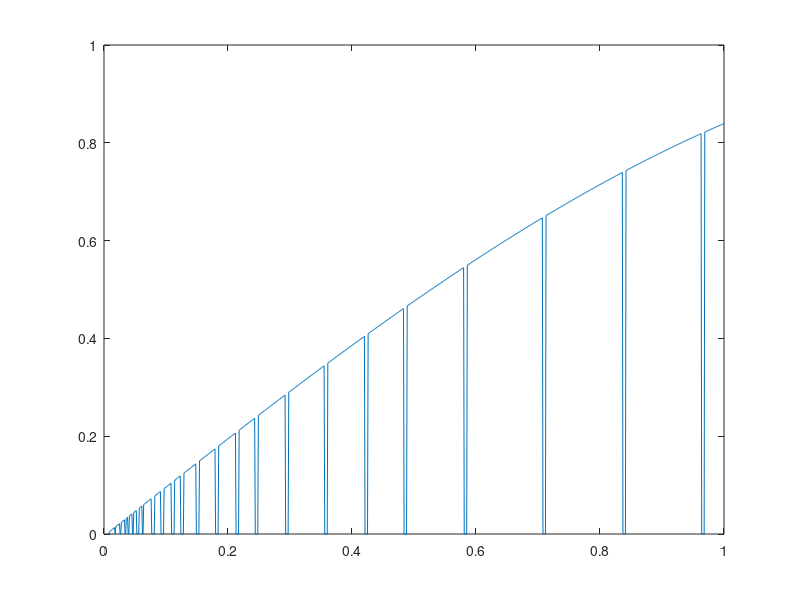
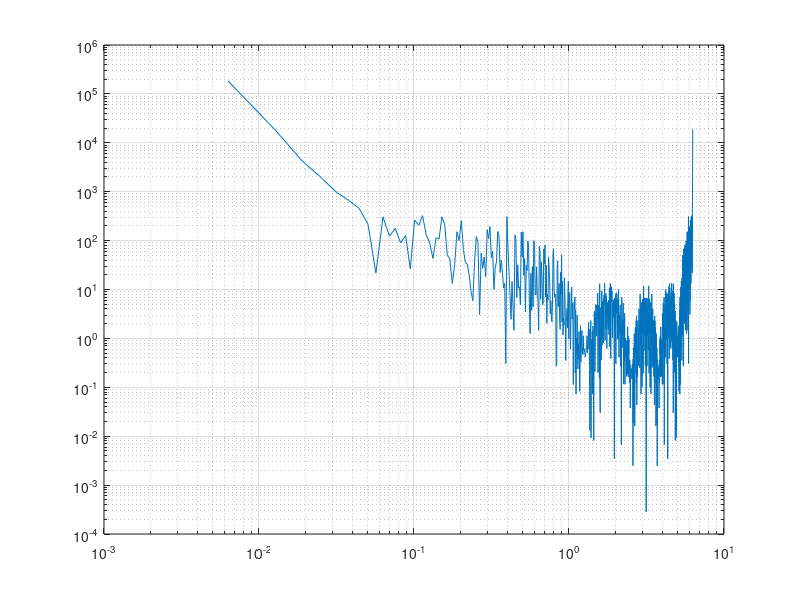

These figures' MATLAB source, in order:
clear all
close all
m1=0.001;
m2=1;
t=(5*m1*1):m1*1:m2;
x=(5*m1)*1:(5*m1)*1:m2;
wave=[];
for w=1:1:1
    a=10*rand(1,1)*rand(1,1);
    A=[];
    y=((1/(w)^(1)))*sin(((w)*x));
    A(:,1)=t;
    A(:,2)=interp1(x,y,t);
    A(:,3)=w;
    wave=vertcat(wave,A);
end
% %to calculate mean interface
n=(m2/m1)-4;
B=zeros(n,2);
B(:,1)=t;
for i=1:1:n
    f=find(wave(:,1)==(m1*i));
    B(i,2)=sum(wave(f,2));
end
Amplitude2=zeros(n,2);
Amplitude2(:,1)=(((2*pi)/n):((2*pi)/n):2*pi)';
% % for i=1:1:5000
%     f=find(wave(:,3)==i);
%     C=wave(f,1:2);
%     C(:,2)=C(:,2)-B(:,2);
%     F=fft(C(:,2));
%     Z=(abs(F));
%     Z=Z.^2;
%     Amplitude2(:,2)=Amplitude2(:,2)+Z;
% end
F=fft(B(:,2));
Z=(abs(F));
Z=Z.^2;
Amplitude2(:,2)=Amplitude2(:,2)+Z;
plot(B(:,1),B(:,2));
figure
% plot(Amplitude2(:,1),Amplitude2(:,2));
loglog(Amplitude2(:,1),Amplitude2(:,2));
grid on